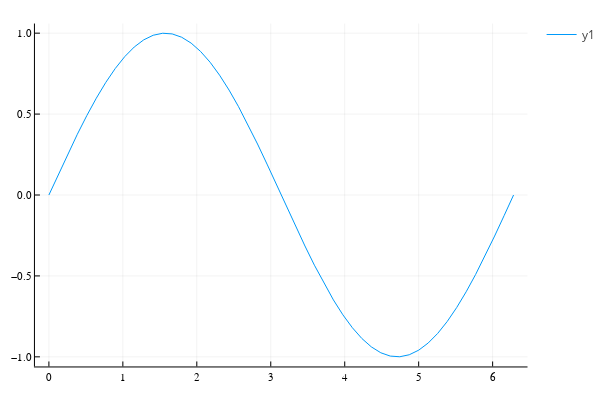

The notebook cell saved with this chart:
### Markdown cell above
A plot is nothing more than a connect-the-dot graph of paired $x$ and $y$ values. It can be useful to know how to do the steps. The above graph of `sin` could be done with:

### Code cell
a, b = 0, 2pi
xs = range(a, b, length=50)  		# 50 points between a and b
ys = sin.(xs)	                    # or ys = [sin(x) for x in xs]
plot(xs, ys)

### Figure 1 — Plotly figure (JSON) as saved in the notebook; plotly's stock layout.template omitted (floating-point values rounded to 4 significant figures)
{"data": [{"colorbar": {"title": ""}, "legendgroup": "y1", "line": {"color": "rgba(0, 154, 250, 1.000)", "dash": "solid", "shape": "linear", "width": 1}, "mode": "lines", "name": "y1", "showlegend": true, "type": "scatter", "x": [0, 0.1282, 0.2565, 0.3847, 0.5129, 0.6411, 0.7694, 0.8976, 1.026, 1.154, 1.282, 1.411, 1.539, 1.667, 1.795, 1.923, 2.052, 2.18, 2.308, 2.436, 2.565, 2.693, 2.821, 2.949, 3.077, 3.206, 3.334, 3.462, 3.59, 3.719, 3.847, 3.975, 4.103, 4.232, 4.36, 4.488, 4.616, 4.744, 4.873, 5.001, 5.129, 5.257, 5.386, 5.514, 5.642, 5.77, 5.899, 6.027, 6.155, 6.283], "xaxis": "x", "y": [0, 0.1279, 0.2537, 0.3753, 0.4907, 0.5981, 0.6957, 0.7818, 0.8551, 0.9144, 0.9587, 0.9872, 0.9995, 0.9954, 0.9749, 0.9385, 0.8866, 0.8202, 0.7403, 0.6482, 0.5455, 0.4339, 0.3151, 0.1912, 0.06407, -0.06407, -0.1912, -0.3151, -0.4339, -0.5455, -0.6482, -0.7403, -0.8202, -0.8866, -0.9385, -0.9749, -0.9954, -0.9995, -0.9872, -0.9587, -0.9144, -0.8551, -0.7818, -0.6957, -0.5981, -0.4907, -0.3753, -0.2537, -0.1279, -2.449e-16], "yaxis": "y", "zmax": null, "zmin": null}], "layout": {"annotations": [], "height": 400, "legend_position": {"bgcolor": "rgba(255, 255, 255, 1.000)", "bordercolor": "rgba(0, 0, 0, 1.000)", "borderwidth": 1, "font": {"color": "rgba(0, 0, 0, 1.000)", "family": "sans-serif", "size": 11}, "title": {"font": {"color": "rgba(0, 0, 0, 1.000)", "family": "sans-serif", "size": 15}, "text": ""}, "tracegroupgap": 0, "traceorder": "normal", "x": 1, "xanchor": "auto", "y": 1, "yanchor": "auto"}, "margin": {"b": 20, "l": 0, "r": 0, "t": 20}, "paper_bgcolor": "rgba(255, 255, 255, 1.000)", "plot_bgcolor": "rgba(255, 255, 255, 1.000)", "showlegend": true, "width": 600, "xaxis": {"anchor": "y", "domain": [0.06582, 0.9934], "gridcolor": "rgba(0, 0, 0, 0.100)", "gridwidth": 0.5, "linecolor": "rgba(0, 0, 0, 1.000)", "mirror": false, "range": [-0.1885, 6.472], "showgrid": true, "showline": true, "showticklabels": true, "tickangle": 0, "tickcolor": "rgb(0, 0, 0)", "tickfont": {"color": "rgba(0, 0, 0, 1.000)", "family": "sans-serif", "size": 11}, "tickmode": "array", "ticks": "inside", "ticktext": ["0", "1", "2", "3", "4", "5", "6"], "tickvals": [0, 1, 2, 3, 4, 5, 6], "title": "", "titlefont": {"color": "rgba(0, 0, 0, 1.000)", "family": "sans-serif", "size": 15}, "type": "-", "visible": true, "zeroline": false, "zerolinecolor": "rgba(0, 0, 0, 1.000)"}, "yaxis": {"anchor": "x", "domain": [0.03762, 0.9902], "gridcolor": "rgba(0, 0, 0, 0.100)", "gridwidth": 0.5, "linecolor": "rgba(0, 0, 0, 1.000)", "mirror": false, "range": [-1.059, 1.059], "showgrid": true, "showline": true, "showticklabels": true, "tickangle": 0, "tickcolor": "rgb(0, 0, 0)", "tickfont": {"color": "rgba(0, 0, 0, 1.000)", "family": "sans-serif", "size": 11}, "tickmode": "array", "ticks": "inside", "ticktext": ["−1.0", "−0.5", "0.0", "0.5", "1.0"], "tickvals": [-1, -0.5, 0, 0.5, 1], "title": "", "titlefont": {"color": "rgba(0, 0, 0, 1.000)", "family": "sans-serif", "size": 15}, "type": "-", "visible": true, "zeroline": false, "zerolinecolor": "rgba(0, 0, 0, 1.000)"}}}
